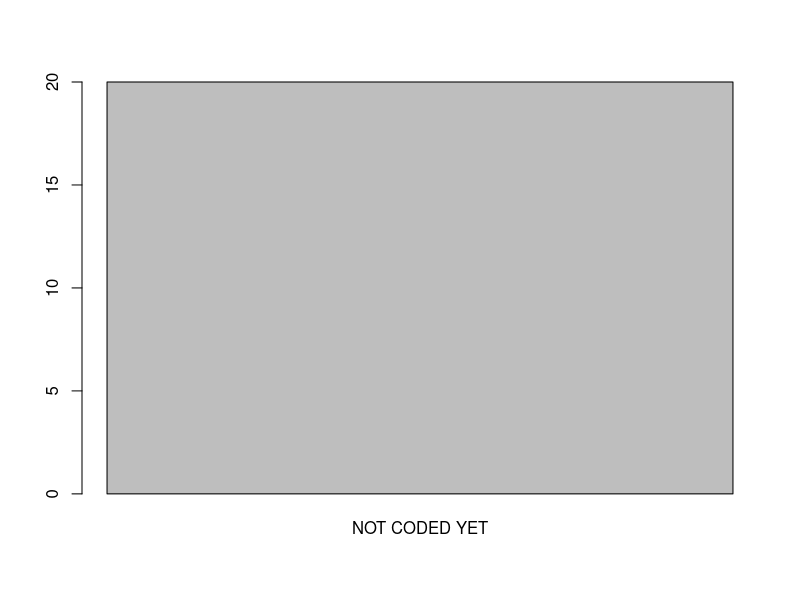

This figure's R source:
try(setwd("~/Documents/Conferences/EmberWorkshop/Live/Github/analysis//"))


d = read.csv("../data/SubsistenceType.csv",stringsAsFactors = F)

tab = table(d$subsistenceType)

bplot = barplot(tab)

pdf("../results/SubsistenceTypes.pdf")
bplot
dev.off()
